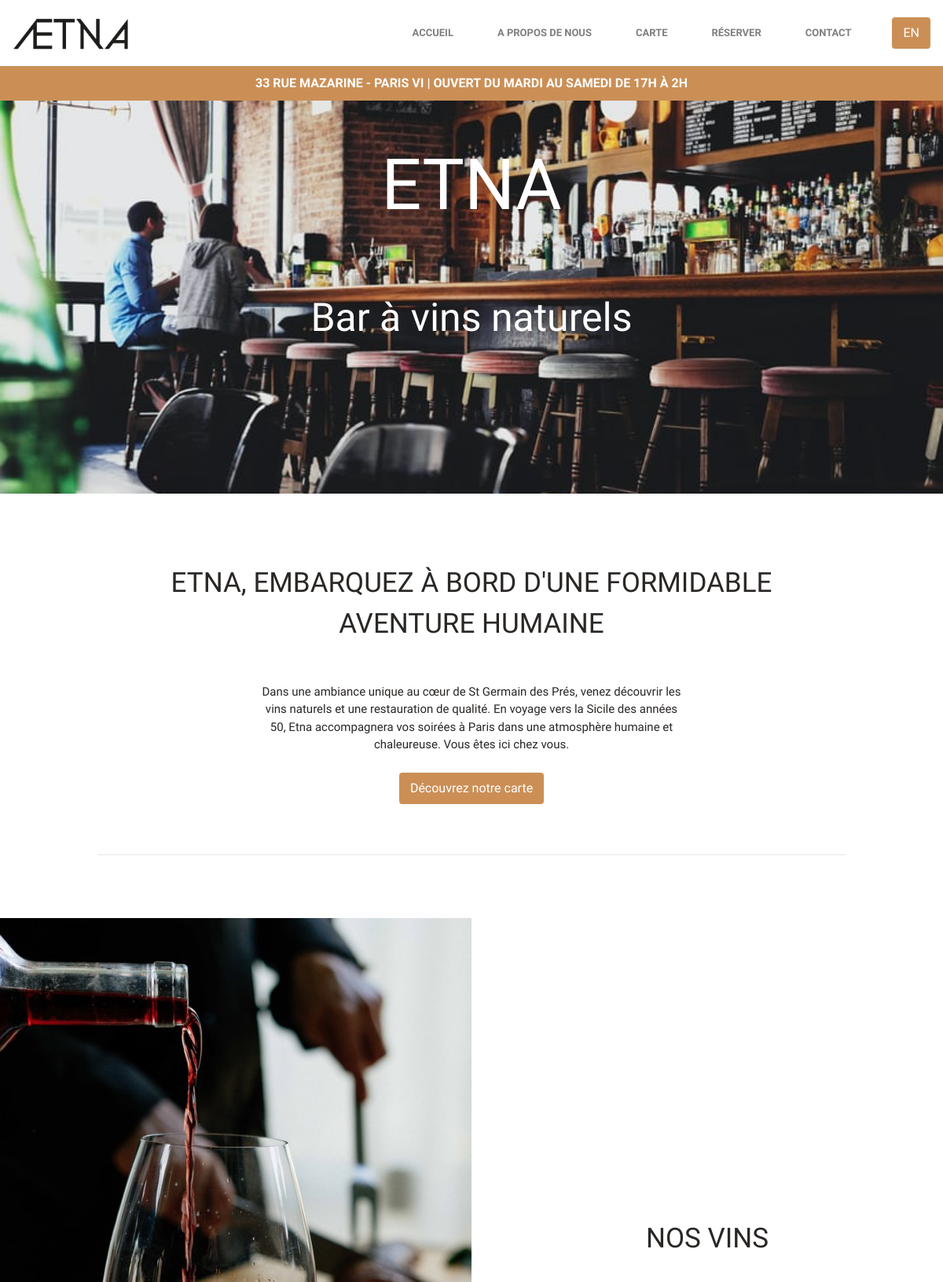
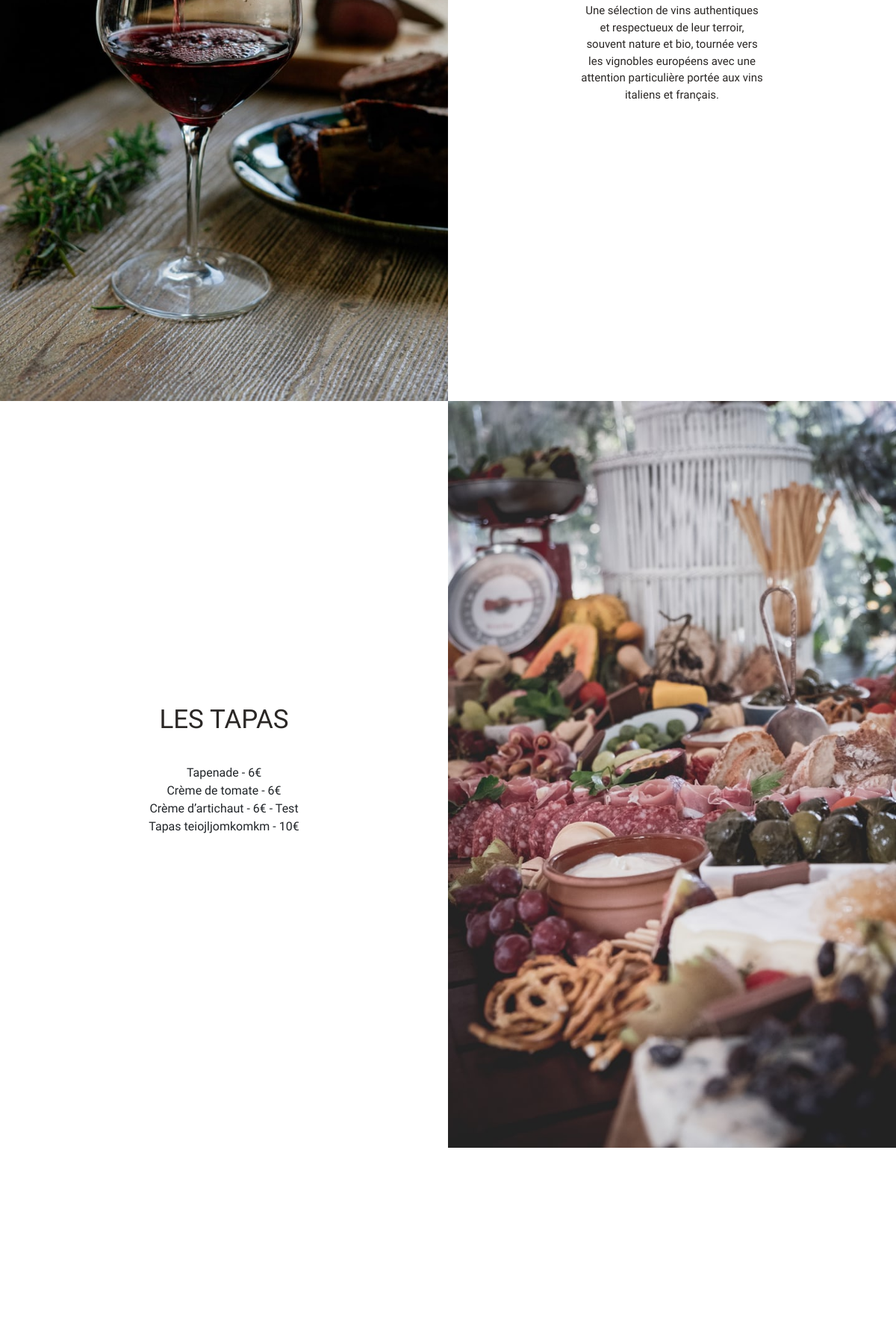
The page / (upper part) on the database its author committed (2 pictures, top to bottom).
### etna/core/models.py (models this page shows, shortened)
class TexteDePresentation(models.Model):
    type_de_texte = models.CharField(max_length=100, choices=DESCRIPTION_TYPES)
    titre = models.CharField(max_length=100)
    description = models.TextField(max_length=500)
    langue = models.CharField(max_length=100, choices=LANGUAGES, default='FR')

class Tapas(models.Model):
    nom = models.CharField(max_length=100, unique=True)
    prix = models.FloatField(
        validators=[MinValueValidator(0), MaxValueValidator(1000)])
    ordre = models.IntegerField(validators=[
                                MinValueValidator(0), MaxValueValidator(100)], default=1)
    commentaires = models.TextField(max_length=100, null=True, blank=True)
    langue = models.CharField(max_length=100, choices=LANGUAGES, default='FR')

### etna/core/views.py (the view)
# urls.py: path('', views.index, name='index'),
def index(request, language=''):
    template = loader.get_template('index.html')
    if not language:
      language='FR'
    try:
      restaurant_presentation = TexteDePresentation.objects.get(
          type_de_texte='RESTAURANT', langue=language)
    except TexteDePresentation.DoesNotExist:
      restaurant_presentation = None
    try:
      wine_presentation = TexteDePresentation.objects.get(type_de_texte='WINE', langue=language)
    except TexteDePresentation.DoesNotExist:
      wine_presentation = None
    try:
      tapas_courses = list(Tapas.objects.all())
      tapas_courses = list(filter(lambda tapas: tapas.langue == language, tapas_courses))
      tapas_courses.sort(key=lambda tapas: tapas.ordre)
    except Tapas.DoesNotExist:
      tapas_courses = None
    if language == 'EN':
      language = 'FR'
    else:
      language = 'EN'
    context = {
      'enabled': True,
      'methodology': True,
      'restaurant_presentation': restaurant_presentation,
      'wine_presentation': wine_presentation,
      'tapas_courses': tapas_courses,
      'language': language,
    }
    return HttpResponse(template.render(context, request))

### etna/core/templates/index.html (shortened to what this page needs)
<!DOCTYPE HTML>
<html lang="fr">
<head>
  {% load static %}
  <link rel="stylesheet" type="text/css" href="{% static 'style/bootstrap/css/bootstrap.min.css' %}">
  <link rel="stylesheet" type="text/css" href="{% static 'style/main.css' %}">
  <link rel="stylesheet" type="text/css" href="{% static 'fontawesome/fontawesome.min.css' %}">
  <link rel="stylesheet" type="text/css" href="{% static 'fontawesome/all.css' %}">
  <link href='https://api.tiles.mapbox.com/mapbox-gl-js/v1.11.0/mapbox-gl.css' rel='stylesheet' />
</head>
<body style="overflow-x: hidden; overflow-y: auto">
  {% include 'header.html' %}
  {% include 'main-picture.html' %}
  {% include 'presentation.html' %}
  {% include 'menu.html' %}
  {% include 'plan.html' %}
</body>
</html>

### etna/core/templates/presentation.html (shortened to what this page needs)
{% load static %}
<div class="container-fluid bg-white py-3 mb-2 ls-1">
  <div class="row no-gutters justify-content-center">
    <div class="col-12 col-lg-10 p-4 text-center">
      <div class="paragraph-title">
          {{ restaurant_presentation.titre }}
      </div>
    </div>
  </div>
  <div class="row no-gutters justify-content-center">
    <div class="col-6 col-lg-6 p-4 text-center">
      <div class="paragraph-text">
        {{ restaurant_presentation.description }}
      </div>
    </div>
  </div>
  <div class="row no-gutters justify-content-center">
    <div class="col-12 col-lg-12 text-center">
      <button class="btn btn-menu"><a id="btn-menu" href="#menu">
        {% if language == 'EN'%}Découvrez notre carte{% else%}Discover our menu{% endif %}
      </a></button>
    </div>
  </div>
</div>
<div class="row no-gutters justify-content-center">
  <div class="col-12 col-lg-10 p-4 text-center">
    <hr>
  </div>
</div>

### etna/core/templates/menu.html (shortened to what this page needs)
{% load static %}
<div class="container-fluid bg-white py-3 mb-2 px-0 ls-1">
<div class="row no-gutters pt-4 justify-content-center">
    <div class="col-lg-6 p-2 text-center wine-image"></div>
    <div class="col-lg-6 col-xs-12 p-2 text-center my-auto">
      <div class="row no-gutters justify-content-center">
        <div class="col-12 col-lg-10 p-2 text-center">
          <div class="paragraph-title">{{ wine_presentation.titre }}</div>
        </div>
      </div>
      <div class="row no-gutters justify-content-center">
        <div class="col-6 col-lg-6 p-4 text-center">
          <div class="paragraph-text">
            {{ wine_presentation.description }}
          </div>
        </div>
      </div>
    </div>
  </div>
  <div class="row no-gutters pb-4 justify-content-center">
    <div class="col-lg-6 col-xs-12 p-2 text-center my-auto">
      <div class="row no-gutters justify-content-center">
        <div class="col-12 col-lg-10 p-2 text-center">
          <p class="paragraph-title">{% if language == 'EN'%}Les {% endif %}Tapas</p>
        </div>
      </div>
      <div class="row no-gutters justify-content-center">
        <div class="col-12 col-lg-10 p-2 text-center">
          <ul class="tapas-list">
            {% for tapas in tapas_courses %}
              <li class="text-center tapas-item">{{ tapas.nom }} - {{ tapas.prix|floatformat }}€{% if tapas.commentaires %} - {{ tapas.commentaires }}{% endif %}</li>
            {% endfor %}
          </ul>
        </div>
      </div>
    </div>
    <div class="col-lg-6 p-2 text-center tapas-image"></div>
  </div>
</div>

### etna/core/static/style/main.css (style rules this page uses)
* { font-family: 'Dosis', sans-serif; }
.paragraph-title { font-size: 35px; text-transform: uppercase; color: rgb(42, 39, 37); }
.paragraph-text { font-size: 15px; color: rgb(42, 39, 37); }
a#btn-menu { color: inherit !important; text-decoration: none !important; }
.btn-menu { background-color: rgb(203 143 86); color: white; border: 2px solid rgb(203 143 86); }
.tapas-list { list-style-type:none; padding: 0; }
.wine-image { background-image: url(/static/pictures/wine.jpeg); text-align: center; height: 1000px; background-size: cover; }
.tapas-image { background-image: url(/static/pictures/tapas.jpeg); text-align: center; height: 1000px; background-size: cover; }

### rows shown on the page
TexteDePresentation: titre "ETNA, EMBARQUEZ À BORD D'UNE FORMIDABLE AVENTURE HUMAINE", description "Dans une ambiance unique au cœur de St Germain des Prés, venez découvrir les vins naturels et une restauration de qualité. En voyage vers la Sicile des années 50, Etna accompagnera vos soirées à Paris dans une atmosphère humaine et chaleureuse. Vous êtes ici chez vous."
TexteDePresentation: titre "NOS VINS", description "Une sélection de vins authentiques et respectueux de leur terroir, souvent nature et bio, tournée vers les vignobles européens avec une attention particulière portée aux vins italiens et français."
Tapas: nom "Tapenade", prix "6"
Tapas: nom "Crème de tomate", prix "6"
Tapas: nom "Crème d’artichaut", prix "6", commentaires "Test"
Tapas: nom "Tapas teiojljomkomkm", prix "10"

### other values the page prints
{{ language }} "EN"
